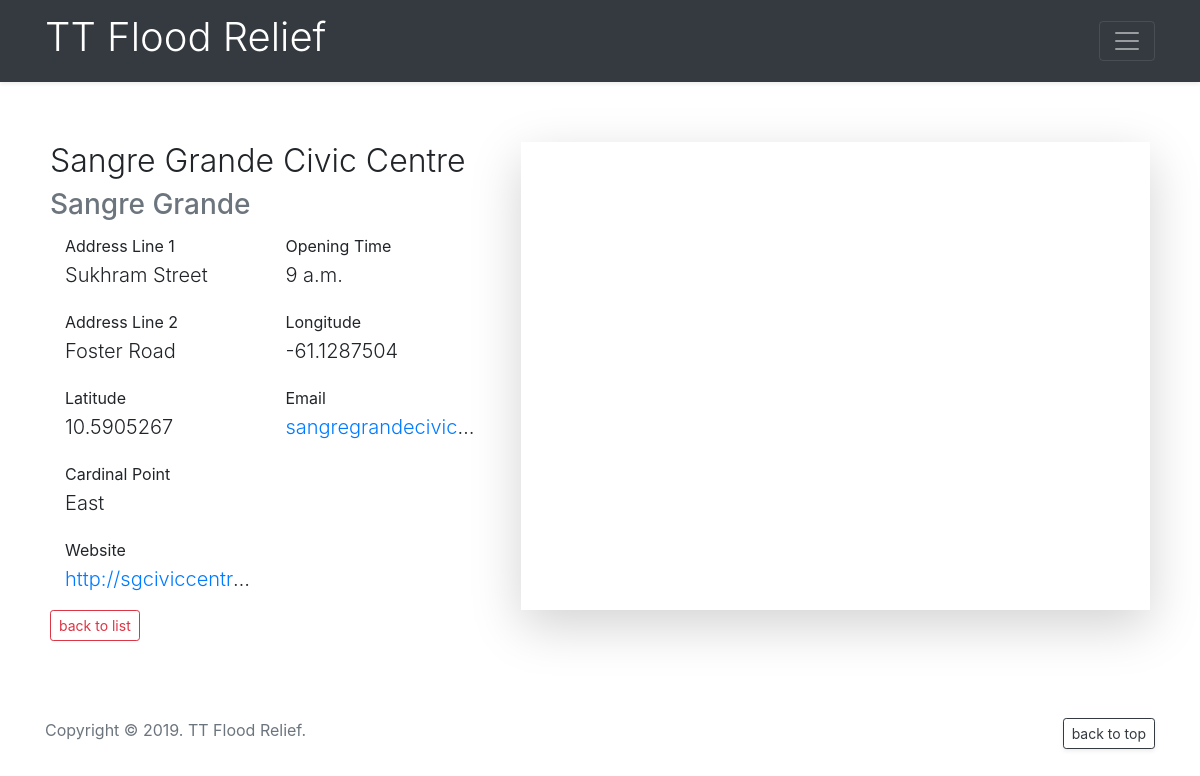
Page /locations/detail/2/ on the committed database.
### locations/models.py (models this page shows, shortened)
class Location(models.Model):
    name = models.CharField(
        max_length=255,
        verbose_name="Name",
        blank=True
    )
    description = models.TextField(
        max_length=None,
        verbose_name="Description",
        blank=True
    )
    address1 = models.CharField(
        max_length=255,
        verbose_name="Address Line 1",
        blank=True
    )
    address2 = models.CharField(
        max_length=255,
        verbose_name="Address Line 2",
        blank=True
    )
    town = models.CharField(
        max_length=255,
        verbose_name="Town",
        blank=True
    )
    open_time = models.TimeField(
        max_length=None,
        verbose_name="Opening Time",
        blank=True,
        null=True
    )
    close_time = models.TimeField(
        max_length=None,
        verbose_name="Closing Time",
        blank=True,
        null=True
    )
    contact1 = models.CharField(
        max_length=255,
        verbose_name="Contact Name 1",
        blank=True
    )
    phone1 = models.CharField(
        max_length=12,
        verbose_name="Phone Number 1",
        blank=True,
        null=True
    )
    contact2 = models.CharField(
        max_length=255,
        verbose_name="Contact Name 2",
        blank=True
    )
    phone2 = models.CharField(
        max_length=12,
        verbose_name="Phone Number 2",
        blank=True,
        null=True
    )
    latitude = models.FloatField(
        max_length=None,
        verbose_name="Latitude",
        blank=True,
        null=True
    )
    longitude = models.FloatField(
        max_length=None,
        verbose_name="Longitude",
        blank=True,
        null=True
    )
    D = 'None'
    N = 'North'
    E = 'East'
    S = 'South'
    W = 'West'
    C = 'Central'
    CARDINAL_POINTS = (
        (D, 'None'),
        (N, 'North'),
        (E, 'East'),
        (S, 'South'),
        (W, 'West'),
        (C, 'Central')
    )
    cardinal_point = models.CharField(
        max_length=7,
        choices=CARDINAL_POINTS,
        default=D,
        verbose_name="Cardinal Point"
    )
    email = models.EmailField(
        max_length=255,
        verbose_name="Email",
        blank=True
    )
    website = models.URLField(
        max_length=255,
        verbose_name="Website",
        blank=True
    )
    facebook = models.URLField(
        max_length=255,
        verbose_name="Facebook",
        blank=True
    )
    notes = models.TextField(
        max_length=None,
        verbose_name="Notes",
        blank=True
    )

### locations/views.py (the view)
# urls.py: path('detail/<int:location_id>/', views.detail),
def detail(request, location_id):
    location_id = get_object_or_404(Location, id=location_id)
    return render(request, 'detail.html', {
        'location_id': location_id
    })

### locations/templates/detail.html (shortened to what this page needs)
{% extends 'base.html' %}
{% block content %}
<div class="container" style="padding: 60px 20px;">
    <div class="row featurette">
        {% if location_id.latitude and location_id.longitude %}
        <div class="col-md-5">
            {% else %}
            <div class="col-md-12">
                {% endif %}
                <h2 class="featurette-heading jumbotron-heading">
                    {{location_id.name}}
                </h2>
                {% if location_id.town %}
                <h3 class="text-muted">
                    {{location_id.town}}
                </h3>
                {% endif %}
                <div class="col-md-6 float-left">
                    {% if location_id.address1 %}
                    <p class="lead">
                        <small>Address Line 1</small>
                        <br/>{{location_id.address1}}
                    </p>
                    {% endif %}
                    {% if location_id.address2 %}
                    <p class="lead">
                        <small>Address Line 2</small>
                        <br/>{{location_id.address2}}
                    </p>
                    {% endif %}
                    {% if location_id.latitude %}
                    <p class="lead">
                        <small>Latitude</small>
                        <br/>{{location_id.latitude}}
                    </p>
                    {% endif %}
                    {% if location_id.cardinal_point %}
                    <p class="lead">
                        <small>Cardinal Point</small>
                        <br/>{{location_id.cardinal_point}}
                    </p>
                    {% endif %}
                    {% if location_id.website %}
                    <p class="lead text-truncate">
                        <small>Website</small>
                        <br/><a href="{{location_id.website}}" target="_blank">{{location_id.website}}</a></p>
                    {% endif %}
                </div>
                <div class="col-md-6 float-right">
                    {% if location_id.open_time %}
                    <p class="lead">
                        <small>Opening Time</small>
                        <br/>{{location_id.open_time}}
                    </p>
                    {% endif %}
                    {% if location_id.longitude %}
                    <p class="lead">
                        <small>Longitude</small>
                        <br/>{{location_id.longitude}}
                    </p>
                    {% endif %}
                    {% if location_id.email %}
                    <p class="lead text-truncate">
                        <small>Email</small>
                        <br/><a href="mailto:{{location_id.email}}" target="_blank">{{location_id.email}}</a></p>
                    {% endif %}
                </div>
            </div>
            {% if location_id.latitude and location_id.longitude %}
            <div class="col-md-7">
                <iframe
                        width="100%"
                        height="100%"
                        class="shadow-lg"
                        frameborder="0" style="border:0"
                        src="https://www.google.com/maps/embed/v1/search?key=AIzaSyB06DRxlMfk-LQt0k4s7MEW6C9Q1P9M2DY
&q={{location_id.latitude}},{{location_id.longitude}}" allowfullscreen>
                </iframe>
            </div>
            {% endif %}
        </div>
        <a href="/locations/" class="btn btn-sm btn-outline-danger float-left">back to list</a>
    </div>
    {% endblock %}

### static/css/common.css (style rules this page uses)
.jumbotron-heading { font-weight: 300; }

### rows in the picture
Location: name "Sangre Grande Civic Centre", town "Sangre Grande", address1 "Sukhram Street", address2 "Foster Road", latitude "10.5905267", cardinal_point "East", website "http://sgciviccentr…", open_time "9 a.m.", longitude "-61.1287504", email "sangregrandecivic…"
